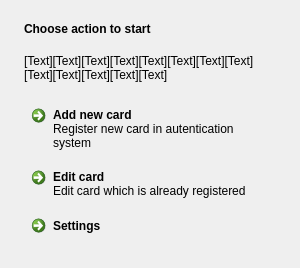
<?xml version="1.0" encoding="UTF-8"?>
<ui version="4.0">
 <class>MainWindow</class>
 <widget class="QMainWindow" name="MainWindow">
  <property name="geometry">
   <rect>
    <x>0</x>
    <y>0</y>
    <width>300</width>
    <height>268</height>
   </rect>
  </property>
  <property name="sizePolicy">
   <sizepolicy hsizetype="Fixed" vsizetype="Fixed">
    <horstretch>0</horstretch>
    <verstretch>0</verstretch>
   </sizepolicy>
  </property>
  <property name="minimumSize">
   <size>
    <width>300</width>
    <height>0</height>
   </size>
  </property>
  <property name="maximumSize">
   <size>
    <width>300</width>
    <height>10000</height>
   </size>
  </property>
  <property name="windowTitle">
   <string>Card Registrator</string>
  </property>
  <widget class="QWidget" name="centralWidget">
   <property name="minimumSize">
    <size>
     <width>0</width>
     <height>268</height>
    </size>
   </property>
   <property name="maximumSize">
    <size>
     <width>16777215</width>
     <height>268</height>
    </size>
   </property>
   <layout class="QVBoxLayout" name="verticalLayout">
    <property name="spacing">
     <number>0</number>
    </property>
    <property name="leftMargin">
     <number>24</number>
    </property>
    <property name="topMargin">
     <number>20</number>
    </property>
    <property name="rightMargin">
     <number>24</number>
    </property>
    <property name="bottomMargin">
     <number>24</number>
    </property>
    <item>
     <widget class="QLabel" name="label_2">
      <property name="maximumSize">
       <size>
        <width>16777215</width>
        <height>18</height>
       </size>
      </property>
      <property name="text">
       <string>&lt;html&gt;&lt;head/&gt;&lt;body&gt;&lt;p&gt;&lt;span style=&quot; font-weight:600;&quot;&gt;Choose action to start&lt;/span&gt;&lt;/p&gt;&lt;/body&gt;&lt;/html&gt;</string>
      </property>
      <property name="textFormat">
       <enum>Qt::RichText</enum>
      </property>
     </widget>
    </item>
    <item>
     <widget class="QLabel" name="helpLabel">
      <property name="text">
       <string>&lt;html&gt;&lt;head/&gt;&lt;body&gt;&lt;p&gt;[Text][Text][Text][Text][Text][Text][Text][Text][Text][Text][Text][Text][Text]&lt;/p&gt;&lt;/body&gt;&lt;/html&gt;</string>
      </property>
      <property name="textFormat">
       <enum>Qt::RichText</enum>
      </property>
      <property name="wordWrap">
       <bool>true</bool>
      </property>
     </widget>
    </item>
    <item>
     <layout class="QVBoxLayout" name="verticalLayout_2">
      <property name="spacing">
       <number>0</number>
      </property>
      <item>
       <widget class="QCommandLinkButton" name="addCardButton">
        <property name="text">
         <string>Add new card</string>
        </property>
        <property name="description">
         <string>Register new card in autentication system</string>
        </property>
       </widget>
      </item>
      <item>
       <widget class="QCommandLinkButton" name="editCardButton">
        <property name="enabled">
         <bool>true</bool>
        </property>
        <property name="text">
         <string>Edit card</string>
        </property>
        <property name="description">
         <string>Edit card which is already registered</string>
        </property>
       </widget>
      </item>
      <item>
       <widget class="QCommandLinkButton" name="settingsButton">
        <property name="enabled">
         <bool>true</bool>
        </property>
        <property name="text">
         <string>Settings</string>
        </property>
        <property name="description">
         <string/>
        </property>
       </widget>
      </item>
     </layout>
    </item>
   </layout>
  </widget>
 </widget>
 <layoutdefault spacing="6" margin="11"/>
 <resources/>
 <connections/>
</ui>
